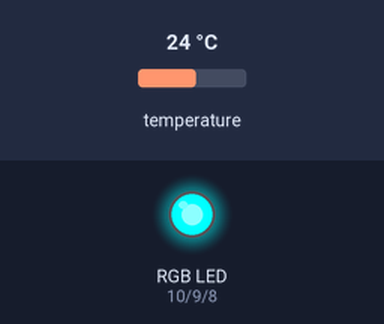
A sketch run on a simulated Arduino Uno, built with avr-gcc and run on an emulated ATmega328P. On the bench: an RGB LED mixed from three pins (HIGH = lit). The test bench sets the inputs (shaded band); at power-on: temperature 24 °C. What the sketch prints to the serial monitor is not drawn.

Above: at 3.2 s.
3.3 s: temperature set to 12 °C
At 4.9 s:
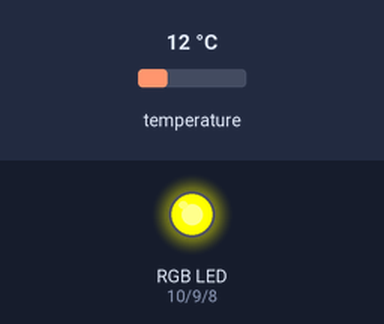
5.2 s: temperature set to 12.8 °C
At 6.6 s:
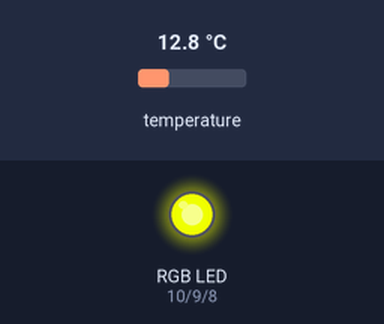
6.9 s: temperature set to 19 °C
At 8.5 s:
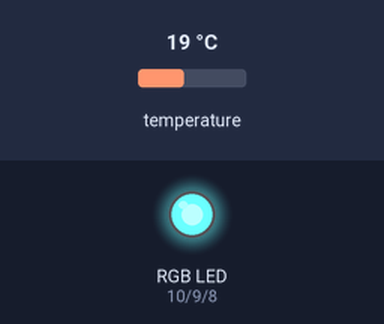
Timing chart, 0 to 10.0 s (numbered marks = the images above; inputs shaded):
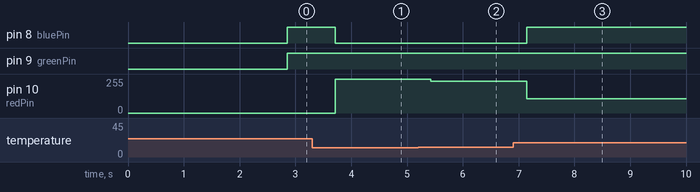

Measured:
- after the input at 3.3 s, pin 8 (bluePin): HIGH → LOW after 0.41 s; pin 10 (redPin): 0/255 → 255/255 after 0.41 s
- after the input at 5.2 s, pin 10 (redPin): 255/255 → 239/255 after 0.23 s
- after the input at 6.9 s, pin 8 (bluePin): LOW → HIGH after 0.24 s; pin 10 (redPin): 239/255 → 106/255 after 0.24 s

The sketch:

RGB_temp.ino
```cpp
/* YourDuino Electronic Brick Test
Temperature Sensor DS18B20
- Connect cable to Arduino Digital I/O Pin 2
terry@yourduino.com */

/*-----( Import needed libraries )-----*/
#include <OneWire.h>
#include <DallasTemperature.h>

/*-----( Declare Constants )-----*/
#define ONE_WIRE_BUS 2 /*-(Connect to Pin 2 )-*/

/*-----( Declare objects )-----*/
/* Set up a oneWire instance to communicate with any OneWire device*/
OneWire ourWire(ONE_WIRE_BUS);

/* Tell Dallas Temperature Library to use oneWire Library */
DallasTemperature sensors(&ourWire);

/*-----( Declare Variables )-----*/
int redPin = 10;
int bluePin = 8;
int greenPin = 9;

int redVal;
int greenVal;
int blueVal;

float cel;
float far;
float maxfar;
float minfar;
float tempcolor;


void setup() /*----( SETUP: RUNS ONCE )----*/
{
/*-(start serial port to see results )-*/
redVal = 255;
greenVal = 255;
blueVal = 255;
maxfar = 73;
minfar = 72;
tempcolor = 100;

delay(1000);
Serial.begin(9600);
Serial.println("YourDuino.com: Electronic Brick Test Program");
Serial.println("Temperature Sensor DS18B20");
delay(1000);

/*-( Start up the DallasTemperature library )-*/
sensors.begin();
}/*--(end setup )---*/

// This function updates the LED outputs.
void update()
{
  analogWrite(redPin, redVal);
  analogWrite(greenPin, greenVal);
  analogWrite(bluePin, blueVal);
  delay(10);
}

void loop() /*----( LOOP: RUNS CONSTANTLY )----*/
{
Serial.println();
Serial.print("Requesting temperature...");
sensors.requestTemperatures(); // Send the command to get temperatures
Serial.println("DONE");
cel=sensors.getTempCByIndex(0);
far=sensors.getTempFByIndex(0);

Serial.print("Device 1 (index 0) = ");
Serial.print(cel);
Serial.println(" Degrees C");
Serial.print("Device 1 (index 0) = ");
Serial.print(far);
Serial.println(" Degrees F");
if (far > maxfar){
  maxfar = far;
}
if (far < minfar){
  minfar = far;
}
tempcolor = (far-minfar)/((maxfar-minfar)/255);
Serial.print("Tempcolor =");
Serial.print(tempcolor);
Serial.print(" min =");
Serial.print(minfar);
Serial.print(" max =");
Serial.println(maxfar);
blueVal=tempcolor;
redVal=255-tempcolor;
update();

}/* --(end main loop )-- */

/* ( THE END ) */
```
